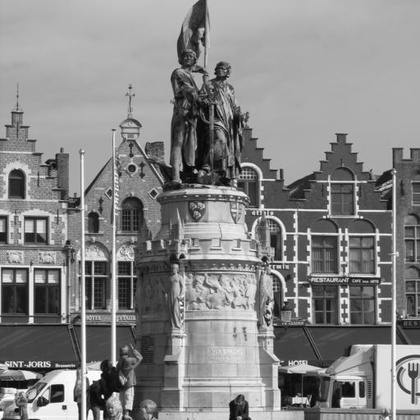
%> input picture test/0.jpg, 420 x 420 px, shrunk from 512 x 512 before the run
$ octave project.m   (GNU Octave 9; MATLAB toolbox functions it lacks are replaced by stand-ins)
%> lines starting %> are read from the running program, lines starting %| are printed output that depends on the picture; in (x1, y1, x2, y2) boxes, pixels count from 0 and x2, y2 are one past the last pixel; in counts of white or black regions, pixels touching at a corner belong together; the program's own positions count from 1
clc
clear all;
close all;

covername = input('Enter image file or path: ', 's');
%> the answer given: test/0.jpg
messagename = input('Enter message file or path: ', 's');
%> the answer given: test/0.jpg
%messagename = 'sysu';
cover = imread(covername);
%> cover is the input picture: size 420x420 uint8; min 1, max 255, mean 134.2
sz = size(cover);
%> sz = [420 420]
rows = sz(1,1);
%> rows = 420
cols = sz(1,2);
%> cols = 420
colors = max(max(cover));
%> colors = 255

fd = fopen(messagename, 'r');
message = fgetl(fd);
messagelength = length(message);

% figure(1), imshow(cover); title('Original Image');
 disp(message);
%
% %cover = double(cover);
% %message = double(message);
 message = uint8(message);
%
% coverzero = cover;
% %disp(coverzero);
%
% quant_multiple = 1;
% blocksize = 8;
% DCT_quantizer = ...
%     [16 11 10 16 24 40 51 61; ...
%      12 12 14 19 26 58 60 55; ...
%      14 13 16 24 40 57 69 52; ...
%      14 17 22 29 51 87 80 62; ...
%      18 22 37 56 68 109 103 77; ...
%      24 35 55 64 81 104 113 92; ...
%      49 64 78 87 103 121 120 101; ...
%      72 92 95 98 112 100 103 99];
%
% figure(2); imshow(coverzero); title('original image');
%
% pad_cols = (1 - (cols/blocksize - floor(cols/blocksize))) * blocksize;
% if pad_cols == blocksize, pad_cols = 0; end
%
% pad_rows = (1 - (cols/blocksize - floor(rows/blocksize))) * blocksize;
% if pad_rows == blocksize, pad_rows = 0; end
%
% for extra_cols = 1:pad_cols
%     coverzero(1:rows, cols+extra_cols) = coverzero(1:rows, cols);
% end
% cols = cols + pad_cols; %coverzero is now pad_cols wider
%
% for extra_rows = 1:pad_cols
%     coverzero(row+extra_rows, 1:cols) = coverzero(rows, 1:cols);
% end
% rows = rows + pad_rows;%coverzero is now pad_rows taller
%
% for row = 1:blocksize:rows
%     for col = 1:blocksize:cols
%         DCT_matrix = coverzero(row:row+blocksize-1, col:col+blocksize-1);
%         DCT_matrix = dct2(DCT_matrix);
%         DCT_matrix = round(DCT_matrix ...
%             ./ (DCT_quantizer(1:blocksize, 1:blocksize) * quant_multiple));
%         jpeg_img(row:row+blocksize-1, col:col+blocksize-1) = DCT_matrix;
%
%     end
% end
%
% figure(3); hist(jpeg_img);
% figure(4); imshow(jpeg_img);

bitlength = 1;
messagebit = zeros(messagelength*8);
for i = 1:messagelength
    for imbed = 1:8
        messageshift = bitshift(message(i), 8-imbed);
        showmess = uint8(messageshift);
        showmess = bitshift(showmess, -7);

        messagebit(bitlength) = showmess;
        bitlength = bitlength + 1;
    end
end

origin = imread('test/0.jpg');
temp = origin;
host_sz = size(temp);
%> host_sz = [420 420]
host_rows = host_sz(1,1);
%> host_rows = 420
host_cols = host_sz(1,2);
%> host_cols = 420

%embedding
i = 1;
for row = 1:host_rows
    for col = 1:host_cols
        x = temp(row, col);
        if (x~=0) && (x~=1);
            r = mod(x, 2);
            if r == 0
                if messagebit(i) == 1
                    x = x+1;
                end
            else
                if messagebit(i) == 0
                    x = x-1;
                end
            end
            i = i+1;
        end
        temp(row, col) = x;

        if i == bitlength
            break;
        end
    end
    if i == bitlength
        break;
    end
end
%> temp: size 420x420 uint8; 0.17% of pixels changed, all inside (x1, y1, x2, y2) = (0, 0, 420, 2)
%> after the loop, i = 585; r = 0

    figure(5); imshow(temp);

%recover
stegoindex = 1;
imbed = 1;
messagechar = 0;
messageindex = 1;
for row = 1:host_rows
    for col = 1:host_cols
        stegomessage = temp(row, col);
        if (stegomessage~=0) && (stegomessage~=1)
            r = mod(stegomessage,2);
            if (r == 0)
                showmess = 0;
            else
                showmess = 1;
            end

            showmess = uint8(showmess);
            showmess = bitshift(showmess, (imbed - 1));
            messagechar = uint8(messagechar + showmess);

            stegoindex = stegoindex + 1;
            imbed = imbed + 1;
            if (imbed == 9)
                messagestring(messageindex) = char(messagechar);
                messageindex = messageindex + 1;
                messagechar = 0;
                imbed = 1;
            end
        end
        if (stegoindex == messagelength*8)
            break;
        end
    end
    if (stegoindex == messagelength*8)
        break;
    end
end
%> after the loop, imbed = 8; messagechar = 9; messageindex = 73; showmess = 0; stegoindex = 584

%disp(messagestring);
fid=fopen('recover2.txt','wt');
fprintf(fid,'%s\n',messagestring);
fclose(fid);
%hist(origin);
% 计算峰值信噪比(psnr)
psnr=psnr(origin, temp);
%> psnr = 75.94
disp('psnr');
disp(psnr);
%| 75.942
subplot(2,2,1),imshow('test/0.jpg');title('original graph');
subplot(2,2,2),imhist(origin);title('original graphic histogram');

subplot(2,2,3),imshow(temp);title('graph of data hiding');
subplot(2,2,4),imhist(temp);title('graph of data hiding histogram');
%> after `title('graph of data hiding histogram')`:
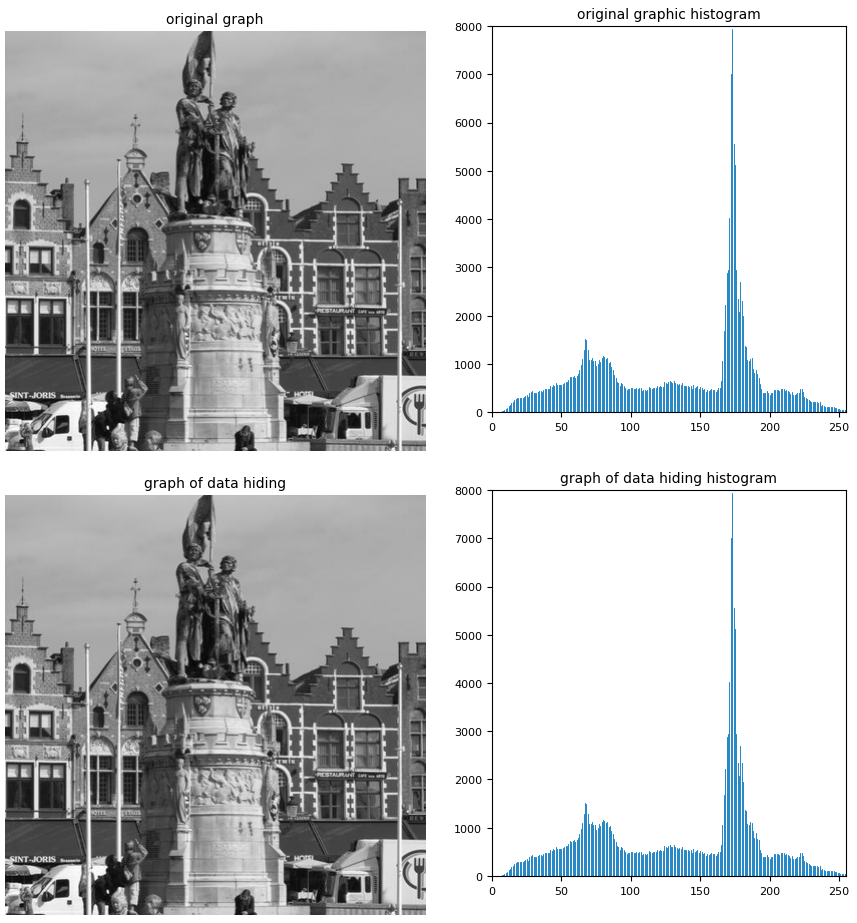
%> figure redrawn from the program's plot data, 4 panels
